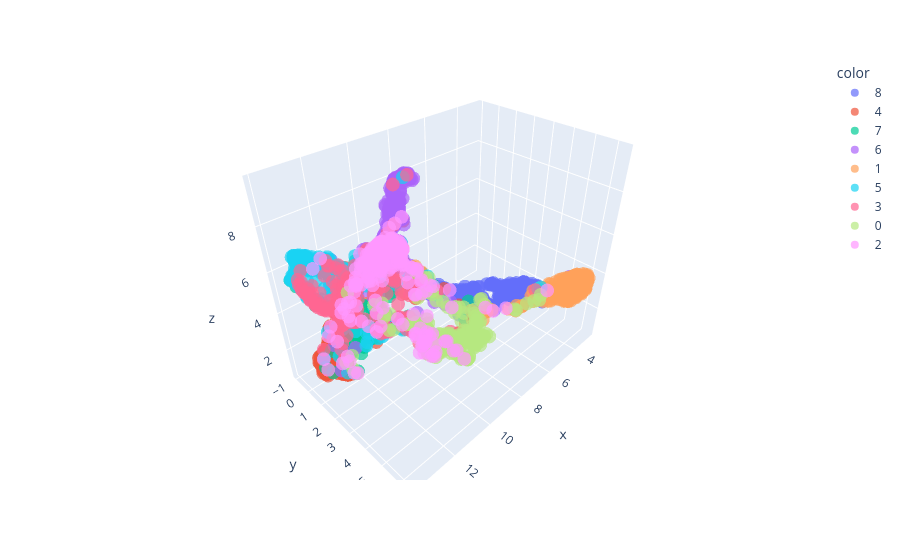

The code cell stored with this chart in its notebook:
### Code cell
test_cifar9_features_pu = umap_comb.transform(test_cifar9_features_p)
plot_embedding_3d(test_cifar9_features_pu, test_cifar9_gt_preds)

### Figure 1 — Plotly figure (JSON) as saved in the notebook; plotly's stock layout.template omitted (floating-point values rounded to 4 significant figures; data arrays with more than 128 entries replaced by an {"elided": "..."} marker saying what was removed)
{"data": [{"hovertemplate": "color=8<br>x=%{x}<br>y=%{y}<br>z=%{z}<extra></extra>", "legendgroup": "8", "marker": {"color": "#636efa", "opacity": 0.7, "symbol": "circle"}, "mode": "markers", "name": "8", "scene": "scene", "showlegend": true, "type": "scatter3d", "x": {"elided": "267 float values"}, "y": {"elided": "267 float values"}, "z": {"elided": "267 float values"}}, {"hovertemplate": "color=4<br>x=%{x}<br>y=%{y}<br>z=%{z}<extra></extra>", "legendgroup": "4", "marker": {"color": "#EF553B", "opacity": 0.7, "symbol": "circle"}, "mode": "markers", "name": "4", "scene": "scene", "showlegend": true, "type": "scatter3d", "x": {"elided": "273 float values"}, "y": {"elided": "273 float values"}, "z": {"elided": "273 float values"}}, {"hovertemplate": "color=7<br>x=%{x}<br>y=%{y}<br>z=%{z}<extra></extra>", "legendgroup": "7", "marker": {"color": "#00cc96", "opacity": 0.7, "symbol": "circle"}, "mode": "markers", "name": "7", "scene": "scene", "showlegend": true, "type": "scatter3d", "x": {"elided": "242 float values"}, "y": {"elided": "242 float values"}, "z": {"elided": "242 float values"}}, {"hovertemplate": "color=6<br>x=%{x}<br>y=%{y}<br>z=%{z}<extra></extra>", "legendgroup": "6", "marker": {"color": "#ab63fa", "opacity": 0.7, "symbol": "circle"}, "mode": "markers", "name": "6", "scene": "scene", "showlegend": true, "type": "scatter3d", "x": {"elided": "243 float values"}, "y": {"elided": "243 float values"}, "z": {"elided": "243 float values"}}, {"hovertemplate": "color=1<br>x=%{x}<br>y=%{y}<br>z=%{z}<extra></extra>", "legendgroup": "1", "marker": {"color": "#FFA15A", "opacity": 0.7, "symbol": "circle"}, "mode": "markers", "name": "1", "scene": "scene", "showlegend": true, "type": "scatter3d", "x": {"elided": "237 float values"}, "y": {"elided": "237 float values"}, "z": {"elided": "237 float values"}}, {"hovertemplate": "color=5<br>x=%{x}<br>y=%{y}<br>z=%{z}<extra></extra>", "legendgroup": "5", "marker": {"color": "#19d3f3", "opacity": 0.7, "symbol": "circle"}, "mode": "markers", "name": "5", "scene": "scene", "showlegend": true, "type": "scatter3d", "x": {"elided": "248 float values"}, "y": {"elided": "248 float values"}, "z": {"elided": "248 float values"}}, {"hovertemplate": "color=3<br>x=%{x}<br>y=%{y}<br>z=%{z}<extra></extra>", "legendgroup": "3", "marker": {"color": "#FF6692", "opacity": 0.7, "symbol": "circle"}, "mode": "markers", "name": "3", "scene": "scene", "showlegend": true, "type": "scatter3d", "x": {"elided": "257 float values"}, "y": {"elided": "257 float values"}, "z": {"elided": "257 float values"}}, {"hovertemplate": "color=0<br>x=%{x}<br>y=%{y}<br>z=%{z}<extra></extra>", "legendgroup": "0", "marker": {"color": "#B6E880", "opacity": 0.7, "symbol": "circle"}, "mode": "markers", "name": "0", "scene": "scene", "showlegend": true, "type": "scatter3d", "x": {"elided": "234 float values"}, "y": {"elided": "234 float values"}, "z": {"elided": "234 float values"}}, {"hovertemplate": "color=2<br>x=%{x}<br>y=%{y}<br>z=%{z}<extra></extra>", "legendgroup": "2", "marker": {"color": "#FF97FF", "opacity": 0.7, "symbol": "circle"}, "mode": "markers", "name": "2", "scene": "scene", "showlegend": true, "type": "scatter3d", "x": {"elided": "249 float values"}, "y": {"elided": "249 float values"}, "z": {"elided": "249 float values"}}], "layout": {"legend": {"title": {"text": "color"}, "tracegroupgap": 0}, "margin": {"t": 60}, "scene": {"domain": {"x": [0, 1], "y": [0, 1]}, "xaxis": {"title": {"text": "x"}}, "yaxis": {"title": {"text": "y"}}, "zaxis": {"title": {"text": "z"}}}}}
